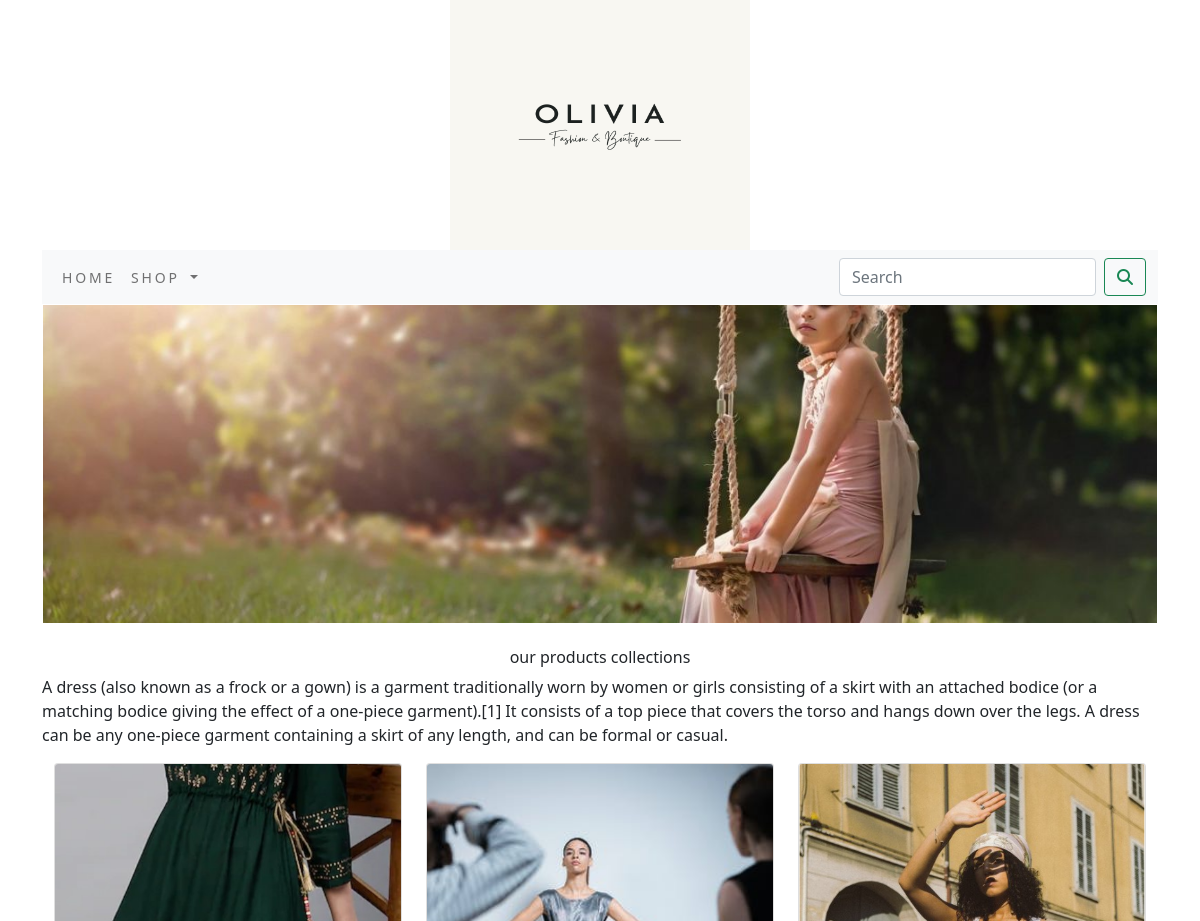
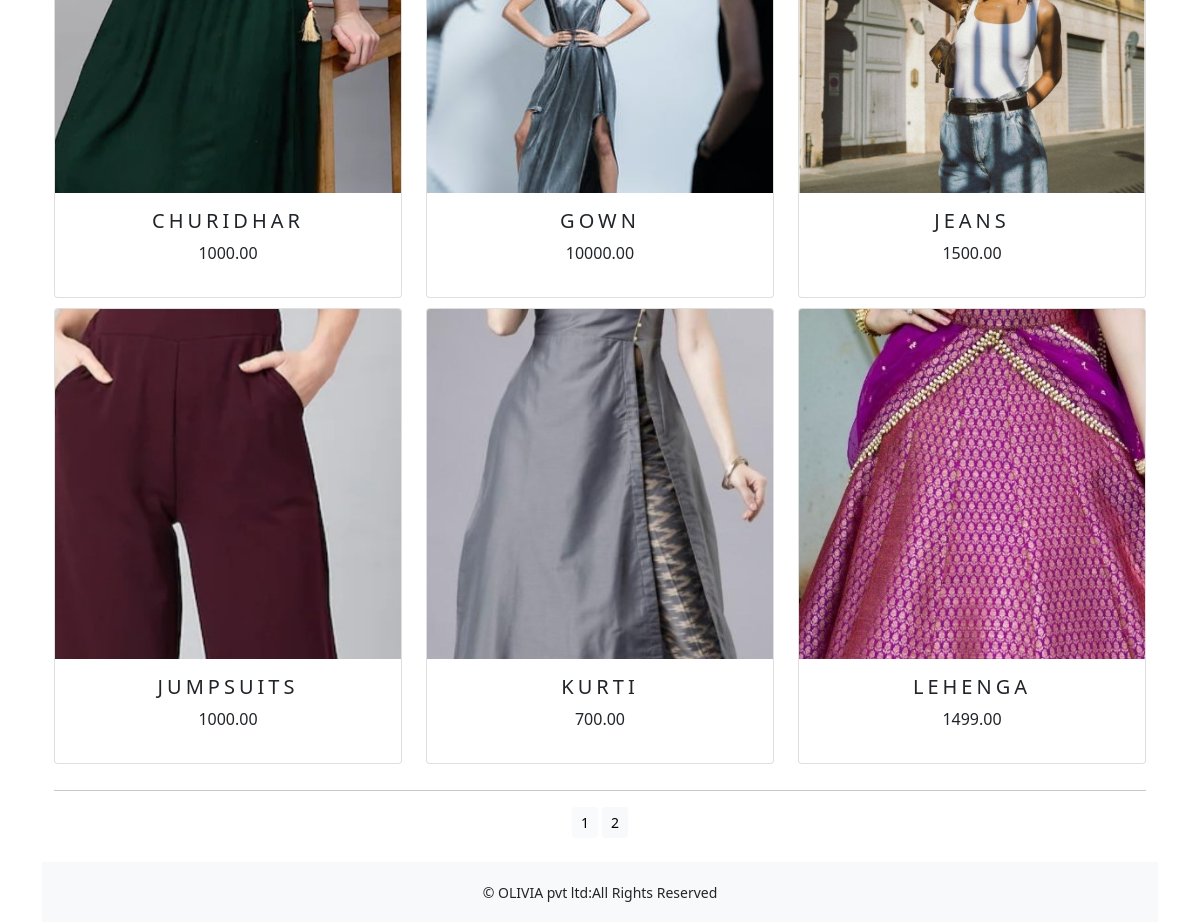
The app's page /shop/ with its own data (2 pictures, top to bottom).
### shop/models.py (models this page shows, shortened)
class Product(models.Model):
     name = models.CharField(max_length=250, unique=True)
     slug = models.SlugField(max_length=250, unique=True)
     description = models.TextField(blank=True)
     price=models.DecimalField(max_digits=10,decimal_places=2)
     category=models.ForeignKey(Category,on_delete=models.CASCADE)
     image = models.ImageField(upload_to='product', blank=True,default=None)
     stock=models.IntegerField()
     available=models.BooleanField(default=True)
     created=models.DateTimeField(auto_now_add=True)
     def get_url(self):
         return reverse('shop:prodCatdetail',args=[self.category.slug,self.slug])
     class Meta:
         ordering = ('name',)
         verbose_name = 'product'
         verbose_name_plural = 'products'

### shop/views.py (the view)
# urls.py: path('',views.allProdCat,name='allProdCat'),
def allProdCat(request,c_slug=None):
    c_page=None
    products_list=None
    if c_slug!=None:
        c_page=get_object_or_404(Category,slug=c_slug)
        products_list=Product.objects.all().filter(category=c_page,available=True)
    else:
        products_list=Product.objects.all().filter(available=True)
    paginator=Paginator(products_list,6)
    try:
        page=int(request.GET.get('page','1'))
    except:
        page=1
    try:
        products=paginator.page(page)
    except (EmptyPage,InvalidPage):
        products=paginator.page(paginator.num_pages)
    return render(request,"category.html",{'category':c_page,'products':products})

### cart/context_processors.py (called while the page is built)
def counter(request):
    item_count=0
    if 'admin' in request.path:
        return {}
    else:
        try:
            cart=Cart.objects.filter(cart_id=_cart_id(request))
            cart_items=CartItem.objects.all().filter(cart=cart[:1])
            for cart_item in cart_items:
                item_count=cart_item.quantity
        except Cart.DoesNotExist:
            item_count =0
    return dict(item_count=item_count)

### cart/views.py (called while the page is built)
def _cart_id(request):
    cart=request.session.session_key
    if not cart:
        cart=request.session.create()
    return cart

### shop/context_processors.py (called while the page is built)
def menu_links(request):
    links=Category.objects.all()
    return dict(links=links)

### shop/models.py (called while the page is built)
    def get_url(self):
        return reverse('shop:product_by_category',args=[self.slug])

### templates/category.html (shortened to what this page needs)
{% extends 'base.html' %}
{% load static %}
{% block content %}
<div>
    {% if category %}
    <img  class="my_image" src="{{category.image.url}}" alt="{{category.name}}">
    </div>
    <br>
<div class="mx_auto">
      <h1 class="text-center my_title">{{category.name}}</h1>
      <p class="text-justify">{{category.description}}</p>
    </div>
    {% else %}
<div>
    <center>
    <img class="my_image my_image_padding" src="{% static 'img/banner.jpg' %}" alt="our products" height="500" width="1100">
    </center>
</div>
<br>
<div>
   <h1 class="text-center my_title"> our products collections</h1>
   <p class="text-justify">A dress (also known as a frock or a gown) is a garment traditionally worn by women or girls consisting of a skirt with an attached bodice (or a matching bodice giving the effect of a one-piece garment).[1] It consists of a top piece that covers the torso and hangs down over the legs. A dress can be any one-piece garment containing a skirt of any length, and can be formal or casual.
</p>
</div>
    {% endif %}
<div class="container">
    <div class="row mx_auto">
      {% for product in products.object_list %}
    <div class="my_bottom_margin col-6 col-sm-12 col-md-4 col-lg-4" >
        <div class="card text-center" style="min-width:18rem;">
           <a href="{{product.get_url}}"><img class="card-img-top my_image" style="height:350px;" src="{{product.image.url}}" alt="{{product.name}}"></a>
       <div class="card-body">
           <h4>{{product.name}}</h4>
           <p>{{product.price}}</p>
        </div>
       </div>
   </div>
     {% endfor %}
  </div>
    <div class="mx_auto">
        {% if products.paginator.num_pages > 1 %}
        <hr>
        <div class="text-center">
            {% for pg in products.paginator.page_range %}
               <a href="?page={{pg}}" class="btn btn-light btn-sm {% if products.number == pg %} active {% endif %}">{{pg}}</a>
             {% endfor %}
 </div>
   {% endif %}
    </div>
    <br>
</div>
{% endblock %}

### templates/base.html (shortened to what this page needs)
{% load static %}
<!DOCTYPE html>
<html lang="en">
<head>
    <link rel="stylesheet" type="text/css" href="{% static 'css/custom.css' %}">
     <link href="{% static 'css/bootstrap.min.css' %}" rel="stylesheet">
</head>
<body>
<div class="container">
{% include 'header.html' %}
{% include 'navbar.html' %}
{% block content %}
{% endblock %}
  </div>
{% include 'footer.html' %}
</body>
</html>

### templates/header.html
{% load static %}
<header>
    <center>
        <a href="{% url 'shop:allProdCat' %}"></a><img src="{% static 'img/logo.png' %}" alt="logoimage" height="250px" width="300" >
    </center>
</header>

### templates/navbar.html (shortened to what this page needs)
<nav class="navbar navbar-expand-lg navbar-light bg-light">
  <div class="container-fluid">
    <div class="collapse navbar-collapse" id="navbarSupportedContent">
      <ul class="navbar-nav me-auto mb-2 mb-lg-0">
        <li class="nav-item">
          <a class="nav-link" href="#">Home</a>
        </li>
        <li class="nav-item dropdown {% if 'shop' in request.path %} active{% endif %}">
          <a class="nav-link dropdown-toggle" href="#" id="navbarDropdown" role="button" data-bs-toggle="dropdown" aria-expanded="false">
            Shop
          </a>
        </li>
      </ul>
      <form class="d-flex" action="{% url 'search_app:SearchResult' %}" method="get">
        <input class="form-control me-2" type="search" placeholder="Search" name="q" aria-label="Search">
        <button class="btn btn-outline-success" type="submit"><i class="fa fa-search"></i></button>
      </form>
    </div>
  </div>
</nav>

### templates/footer.html
<div class="footer navbar-fixed-bottom my_footer">
    <p class="text-center">&copy; OLIVIA pvt ltd:All Rights Reserved</p>
</div>

### static/css/custom.css (style rules this page uses)
body { font-family: 'Roboto', sans-serif; }
.nav-item { letter-spacing : .2em; font-size :14px; text-transform :uppercase; }
.my_footer { background-color:#f8f9fa; height:60px; }
.my_footer p { padding-top:20px; font-size:14px; }
.my_image { width: 100%; height: 40vh; object-fit: cover; }
.my_title { font-size:16px; text_transform:uppercase; letterspacing:.2em; }
.my_image_padding { padding:1px; }
.my_bottom_margin { margin-bottom:10px; }
.card-body h4 { font-size:20px; text-transform:uppercase; letter-spacing:.2em; }

### records on screen
Product: image (picture), name "CHURIDHAR", price "1000.00"
Product: image (picture), name "GOWN", price "10000.00"
Product: image (picture), name "JEANS", price "1500.00"
Product: image (picture), name "JUMPSUITS", price "1000.00"
Product: image (picture), name "KURTI", price "700.00"
Product: image (picture), name "LEHENGA", price "1499.00"

### other values on screen
{{ pg }} "1" "2"
